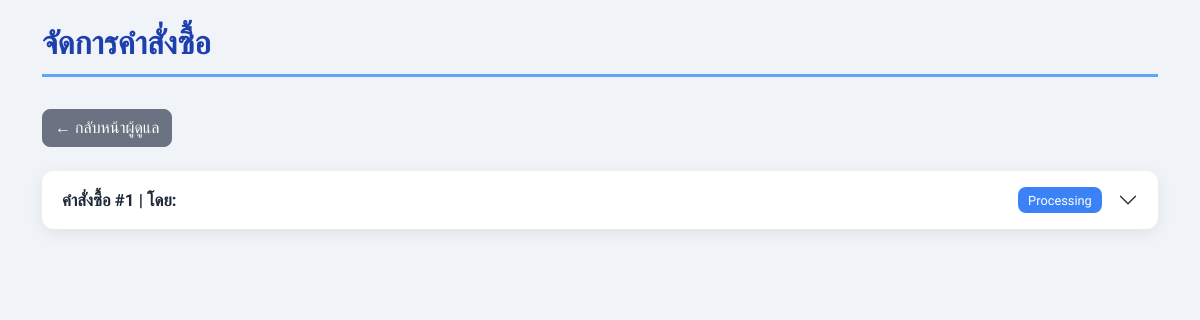
The app's page /admin/orders.php (signed in), older data.
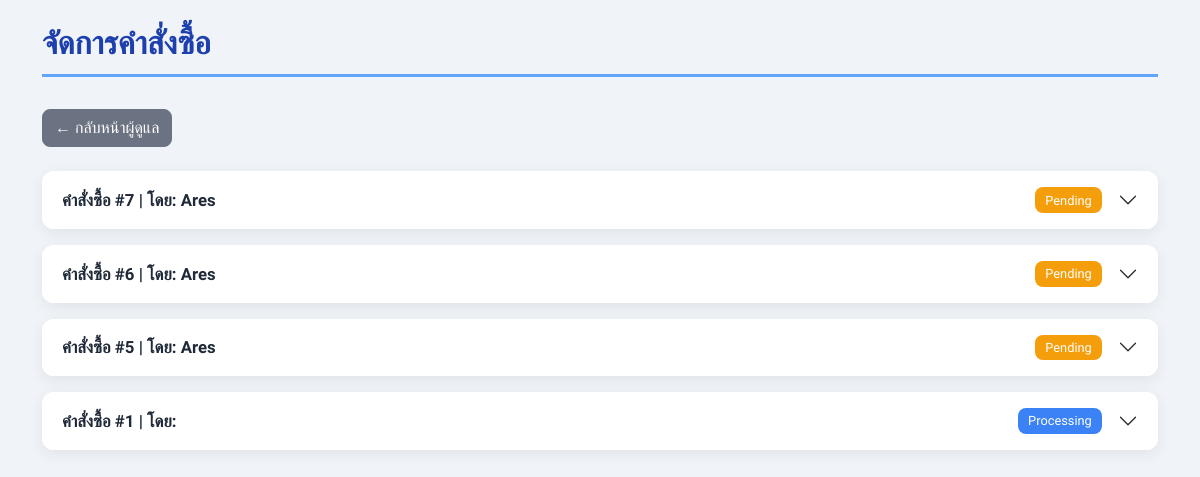
The same page, newer data.
### tables this page shows
CREATE TABLE `orders` (
  `order_id` int(11) NOT NULL,
  `user_id` int(11) DEFAULT NULL,
  `total_amount` decimal(10,2) NOT NULL,
  `order_date` timestamp NOT NULL DEFAULT current_timestamp(),
  `status` enum('pending','processing','shipped','completed','cancelled') DEFAULT 'pending'
);

CREATE TABLE `users` (
  `user_id` int(11) NOT NULL,
  `username` varchar(50) NOT NULL,
  `password` varchar(255) NOT NULL,
  `email` varchar(100) NOT NULL,
  `full_name` varchar(100) DEFAULT NULL,
  `role` enum('admin','member') DEFAULT 'member',
  `created_at` timestamp NOT NULL DEFAULT current_timestamp(),
  `db6646_048` varchar(100) NOT NULL
);

### admin/orders.php (the view, shortened to what this page needs)
<?php
require '../config.php';
$stmt = $conn->query("
    SELECT o.*, u.username
    FROM orders o
    LEFT JOIN users u ON o.user_id = u.user_id
    ORDER BY o.order_date DESC
");
$orders = $stmt->fetchAll(PDO::FETCH_ASSOC);
function getStatusBadgeClass($status) {
    switch ($status) {
        case 'pending':
            return 'status-pending';
        case 'processing':
            return 'status-processing';
    }
}
?>
<!DOCTYPE html>
<html lang="th">
<head>
    <link href="https://cdn.jsdelivr.net/npm/bootstrap@5.3.0/dist/css/bootstrap.min.css" rel="stylesheet">
</head>
<body class="container py-4">
<h2 class="page-header">จัดการคำสั่งซื้อ</h2>
<a href="index.php" class="btn btn-secondary mb-4">← กลับหน้าผู้ดูแล</a>
<div class="accordion" id="ordersAccordion">
<?php foreach ($orders as $index => $order): ?>
    <?php
        $status_class = getStatusBadgeClass($order['status']);
    ?>
    <div class="accordion-item">
        <h2 class="accordion-header" id="heading<?= $index ?>">
            <button class="accordion-button collapsed" type="button" data-bs-toggle="collapse" data-bs-target="#collapse<?= $index ?>" aria-expanded="false" aria-controls="collapse<?= $index ?>">
                <div class="d-flex justify-content-between w-100 align-items-center pe-3">
                    <span><strong>คำสั่งซื้อ #<?= $order['order_id'] ?></strong> | โดย: <?= htmlspecialchars($order['username']) ?></span>
                    <span class="<?= $status_class ?> status-badge"><?= ucfirst($order['status']) ?></span>
                </div>
            </button>
        </h2>
    </div>
<?php endforeach; ?>
</div>
</body>
</html>

### admin/orders.php (style rules this page uses)
body { font-family: 'Kanit', sans-serif; background-color: #F0F4F8; }
.page-header { color: #1E40AF; border-bottom: 3px solid #60A5FA; padding-bottom: 0.75rem; margin-bottom: 2rem; font-weight: 700; }
.accordion-item { border: none; border-radius: 0.75rem !important; margin-bottom: 1rem; box-shadow: 0 4px 15px rgba(0, 0, 0, 0.07); overflow: hidden; }
.accordion-header .accordion-button { background-color: #ffffff; color: #1F2937; font-weight: 600; font-size: 1.05rem; transition: background-color 0.2s; }
.accordion-button::after { filter: grayscale(1) brightness(1.2); }
.status-badge { color: #fff !important; padding: 0.4em 0.8em; font-size: 0.8rem; font-weight: 500; border-radius: 0.5rem; vertical-align: middle; }
.status-pending { background-color: #F59E0B; }
.status-processing { background-color: #3B82F6; }
.btn { border-radius: 0.5rem; font-weight: 500; }
.btn-secondary { background-color: #6B7281; border-color: #6B7281; }

Row changes from the older to the newer data that the page shows:
added orders: order_id "7", user.username "Ares", status "Pending"
added orders: order_id "6", user.username "Ares", status "Pending"
added orders: order_id "5", user.username "Ares", status "Pending"
